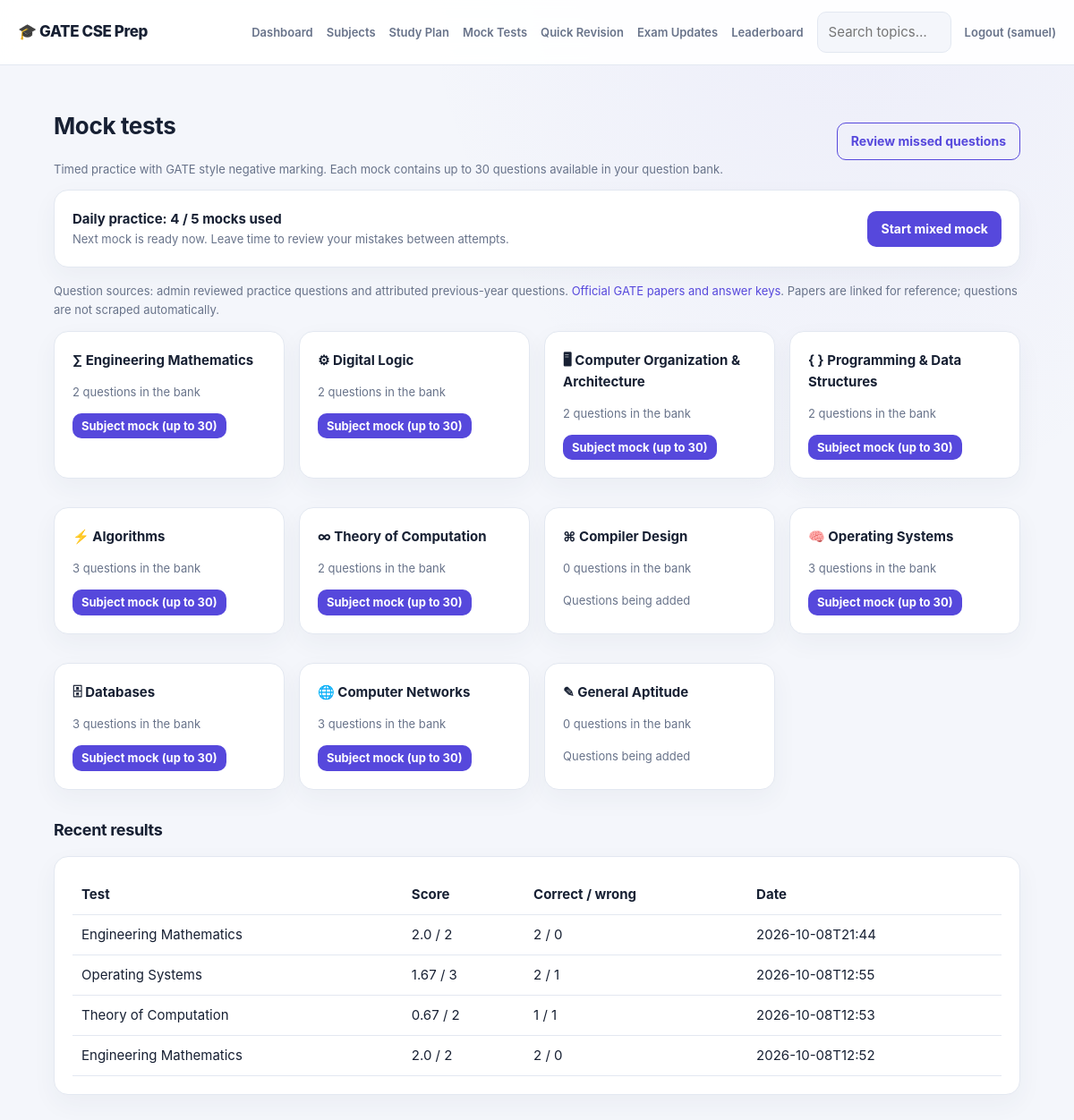
/tests (signed in), run on the app's committed database.
### tables this page shows
CREATE TABLE users(id INTEGER PRIMARY KEY, name TEXT, email TEXT UNIQUE, pw TEXT, is_admin INT DEFAULT 0, hours REAL DEFAULT 4, exam_date TEXT);

CREATE TABLE subjects(id INTEGER PRIMARY KEY, name TEXT, weightage INT, icon TEXT);

CREATE TABLE attempts(id INTEGER PRIMARY KEY, user_id INT, subject_id INT, score REAL, total INT, correct INT, wrong INT, taken TEXT);

### app.py (the view)
@app.route("/tests")
@login_required
def tests():
    subs = q("SELECT s.*, (SELECT COUNT(*) FROM questions WHERE subject_id=s.id) nq FROM subjects s")
    hist = q("SELECT a.*, s.name sname FROM attempts a LEFT JOIN subjects s ON s.id=a.subject_id WHERE user_id=? ORDER BY a.id DESC LIMIT 15", (g.user["id"],))
    now = datetime.now()
    day_start = datetime.combine(now.date(), datetime.min.time()).isoformat()
    used = q("SELECT COUNT(*) c FROM attempts WHERE user_id=? AND taken>=?", (g.user["id"], day_start), one=True)["c"]
    last = q("SELECT taken FROM attempts WHERE user_id=? ORDER BY id DESC LIMIT 1", (g.user["id"],), one=True)
    ready_at = datetime.fromisoformat(last["taken"]) + timedelta(minutes=40) if last else now
    wait_seconds = max(0, int((ready_at - now).total_seconds())) if used < 5 else max(0, int((datetime.combine(now.date() + timedelta(days=1), datetime.min.time()) - now).total_seconds()))
    return render_template("tests.html", subs=subs, hist=hist, total=q("SELECT COUNT(*) c FROM questions", one=True)["c"],
                           used=used, daily_limit=5, wait_seconds=wait_seconds, ready_at=ready_at)

### app.py (called while the page is built)
def db():
    if "db" not in g:
        g.db = sqlite3.connect(app.config["DATABASE"])
        g.db.row_factory = sqlite3.Row
        g.db.execute("PRAGMA foreign_keys=ON")
    return g.db

def q(sql, args=(), one=False):
    cur = db().execute(sql, args); rows = cur.fetchall()
    return (rows[0] if rows else None) if one else rows

def login_required(f):
    @wraps(f)
    def w(*a, **k):
        if "uid" not in session: return redirect(url_for("login", next=request.path))
        return f(*a, **k)
    return w

@app.before_request
def load_user():
    g.user = q("SELECT * FROM users WHERE id=?", (session["uid"],), one=True) if "uid" in session else None

@app.context_processor
def inject():
    d = (datetime.strptime(g.user["exam_date"] or app.config["GATE_EXAM_DATE"], "%Y-%m-%d").date() - date.today()).days if g.user else None
    return dict(days_left=d)

### templates/tests.html (shortened to what this page needs)
{% extends "base.html" %}{% block body %}
<div class="row"><div><h2>Mock tests</h2><p class="mut">Timed practice with GATE style negative marking. Each mock contains up to 30 questions available in your question bank.</p></div><a class="btn sec right" href="{{url_for('revision')}}">Review missed questions</a></div>
<div class="card row"><div><b>Daily practice: {{used}} / {{daily_limit}} mocks used</b><div class="mut">Next mock {% if wait_seconds %}unlocks in <span id="cooldown" data-seconds="{{wait_seconds}}"></span>{% else %}is ready now{% endif %}. Leave time to review your mistakes between attempts.</div></div><a class="btn right {{'sec' if wait_seconds or used>=daily_limit else ''}}" href="{{url_for('take_test',sid='full')}}" {% if wait_seconds or used>=daily_limit %}aria-disabled="true" onclick="return false"{% endif %}>Start mixed mock</a></div>
<p class="mut">Question sources: admin reviewed practice questions and attributed previous-year questions. <a href="https://gate2026.iitg.ac.in/download.html" target="_blank" rel="noopener">Official GATE papers and answer keys</a>. Papers are linked for reference; questions are not scraped automatically.</p>
<div class="grid">{% for s in subs %}<div class="card"><b>{{s.icon}} {{s.name}}</b><p class="mut">{{s.nq}} questions in the bank</p>{% if s.nq %}<a class="btn sm {{'sec' if wait_seconds or used>=daily_limit else ''}}" href="{{url_for('take_test',sid=s.id)}}" {% if wait_seconds or used>=daily_limit %}aria-disabled="true" onclick="return false"{% endif %}>Subject mock (up to 30)</a>{% else %}<span class="mut">Questions being added</span>{% endif %}</div>{% endfor %}</div>
<h3>Recent results</h3><div class="card"><table><tr><th>Test</th><th>Score</th><th>Correct / wrong</th><th>Date</th></tr>{% for a in hist %}<tr><td>{{a.sname or 'Mixed mock'}}</td><td>{{a.score}} / {{a.total}}</td><td>{{a.correct}} / {{a.wrong}}</td><td>{{a.taken[:16]}}</td></tr>{% else %}<tr><td colspan="4" class="mut">Complete your first mock to see progress analysis.</td></tr>{% endfor %}</table></div>
{% endblock %}

### templates/base.html (shortened to what this page needs)
<!doctype html><html lang="en"><head><meta charset="utf-8"><meta name="viewport" content="width=device-width,initial-scale=1">
</head><body>
<nav><a class="brand" href="/">🎓 GATE CSE Prep</a>
{% if g.user %}<a href="{{url_for('dashboard')}}">Dashboard</a><a href="{{url_for('subjects')}}">Subjects</a><a href="{{url_for('plan')}}">Study Plan</a>
<a href="{{url_for('tests')}}">Mock Tests</a><a href="{{url_for('revision')}}">Quick Revision</a><a href="{{url_for('updates')}}">Exam Updates</a><a href="{{url_for('leaderboard')}}">Leaderboard</a>
<form action="{{url_for('search')}}" style="display:flex"><input name="q" placeholder="Search topics…" style="margin:0;width:150px"></form>
<a href="{{url_for('logout')}}">Logout ({{g.user.name}})</a>
{% else %}<a href="{{url_for('login')}}">Login</a><a href="{{url_for('admin_login')}}">Admin login</a><a class="btn" href="{{url_for('register')}}">Sign up</a>{% endif %}</nav>
<main>{% with m=get_flashed_messages(with_categories=true) %}{% for c,t in m %}<div class="flash {{c}}">{{t}}</div>{% endfor %}{% endwith %}
{% block body %}{% endblock %}</main></body></html>

### templates/base.html (style rules this page uses)
:root { color-scheme:light;--bg:#f4f6fb;--card:#fff;--tx:#172033;--mut:#68738a;--pri:#5648dc;--ok:#14855b;--err:#c53c51;--bd:#e3e8f1;--shadow:0 10px 28px #26375b0c }
* { box-sizing:border-box }
body { margin:0;font:15px/1.6 Inter,ui-sans-serif,system-ui,-apple-system,"Segoe UI",sans-serif;background:radial-gradient(ellipse at 80% -15%,#7664df12,transparent 38%),var(--bg);color:var(--tx) }
a { color:var(--pri);text-decoration:none }
nav { display:flex;gap:15px;align-items:center;flex-wrap:wrap;padding:13px max(20px,calc((100vw - 1160px)/2));background:color-mix(in srgb,var(--card) 92%,transparent);border-bottom:1px solid var(--bd);position:sticky;top:0;z-index:5;backdrop-filter:blur(14px) }
nav .brand { font-size:17px;font-weight:800;margin-right:auto;color:var(--tx);letter-spacing:-.4px }
nav>a:not(.brand) { font-size:13px;font-weight:600;color:var(--mut) }
main { max-width:1120px;margin:30px auto;padding:0 20px;min-height:75vh }
h1,h2,h3 { line-height:1.25;letter-spacing:-.35px }
h2 { font-size:26px }
h3 { font-size:18px }
.card { background:var(--card);border:1px solid var(--bd);border-radius:16px;padding:20px;margin-bottom:16px;box-shadow:var(--shadow) }
.grid { display:grid;grid-template-columns:repeat(auto-fill,minmax(230px,1fr));gap:16px }
.btn { display:inline-block;background:var(--pri);color:#fff;border:0;border-radius:10px;padding:9px 15px;cursor:pointer;font:inherit;font-size:14px;font-weight:650;transition:transform .15s,filter .15s }
.btn.sec { background:transparent;color:var(--pri);border:1px solid var(--pri) }
.btn.sm { padding:4px 10px;font-size:13px }
input,select,textarea { width:100%;padding:10px 12px;border:1px solid var(--bd);border-radius:10px;background:var(--bg);color:var(--tx);font:inherit;margin:5px 0 12px }
.mut { color:var(--mut);font-size:13px }
table { width:100%;border-collapse:collapse }
td,th { padding:10px;border-bottom:1px solid var(--bd);text-align:left }
.row { display:flex;gap:10px;align-items:center;flex-wrap:wrap }
.right { margin-left:auto }

### data on the page
users: user.name "samuel"
subjects: icon "∑", name "Engineering Mathematics", nq "2"
subjects: icon "⚙", name "Digital Logic", nq "2"
subjects: icon "🖥", name "Computer Organization & Architecture", nq "2"
subjects: icon "{ }", name "Programming & Data Structures", nq "2"
subjects: icon "⚡", name "Algorithms", nq "3"
subjects: icon "∞", name "Theory of Computation", nq "2"
subjects: icon "⌘", name "Compiler Design", nq "0", shows "Questions being added"
subjects: icon "🧠", name "Operating Systems", nq "3"
subjects: icon "🗄", name "Databases", nq "3"
subjects: icon "🌐", name "Computer Networks", nq "3"
subjects: icon "✎", name "General Aptitude", nq "0", shows "Questions being added"
attempts: name "Engineering Mathematics", score "2.0", total "2", correct "2", wrong "0", taken "2026-10-08T21:44"
attempts: name "Operating Systems", score "1.67", total "3", correct "2", wrong "1", taken "2026-10-08T12:55"
attempts: name "Theory of Computation", score "0.67", total "2", correct "1", wrong "1", taken "2026-10-08T12:53"
attempts: name "Engineering Mathematics", score "2.0", total "2", correct "2", wrong "0", taken "2026-10-08T12:52"

### other printed values
{{ used }} "4"
{{ daily_limit }} "5"
